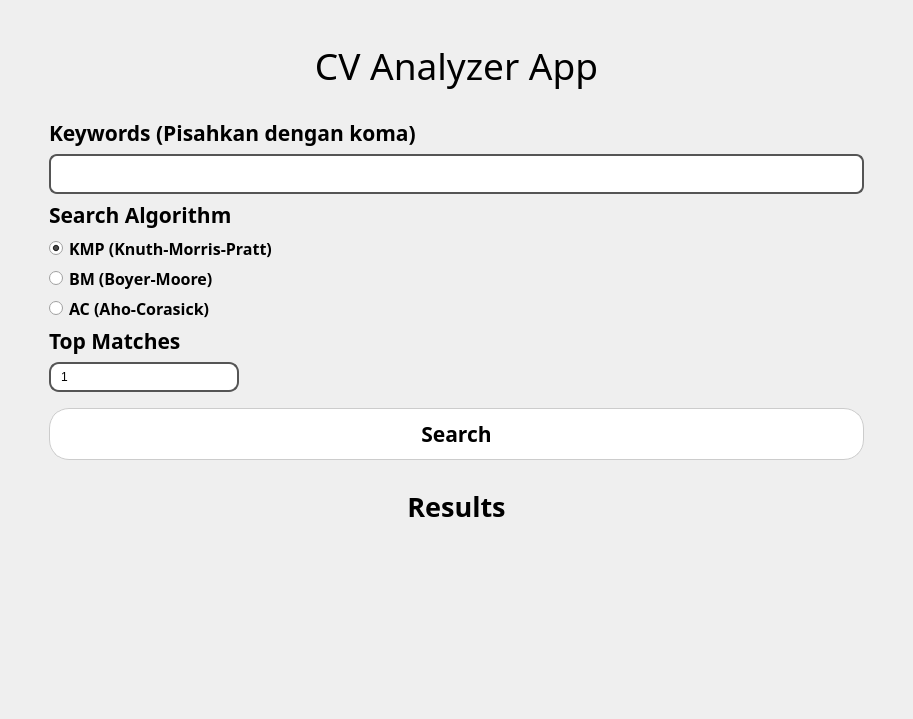
<?xml version="1.0" encoding="UTF-8"?>
<ui version="4.0">
 <class>MainWindow</class>
 <widget class="QMainWindow" name="MainWindow">
  <property name="geometry">
   <rect>
    <x>0</x>
    <y>0</y>
    <width>913</width>
    <height>719</height>
   </rect>
  </property>
  <property name="cursor">
   <cursorShape>ArrowCursor</cursorShape>
  </property>
  <property name="windowTitle">
   <string>MainWindow</string>
  </property>
  <widget class="QWidget" name="centralwidget">
   <layout class="QVBoxLayout" name="verticalLayout">
    <property name="leftMargin">
     <number>40</number>
    </property>
    <property name="rightMargin">
     <number>40</number>
    </property>
    <item>
     <widget class="QScrollArea" name="scrollArea">
      <property name="styleSheet">
       <string notr="true">border: none;</string>
      </property>
      <property name="sizeAdjustPolicy">
       <enum>QAbstractScrollArea::AdjustToContents</enum>
      </property>
      <property name="widgetResizable">
       <bool>true</bool>
      </property>
      <property name="alignment">
       <set>Qt::AlignLeading|Qt::AlignLeft|Qt::AlignVCenter</set>
      </property>
      <widget class="QWidget" name="scrollAreaWidgetContents_2">
       <property name="geometry">
        <rect>
         <x>0</x>
         <y>0</y>
         <width>833</width>
         <height>701</height>
        </rect>
       </property>
       <layout class="QVBoxLayout" name="verticalLayout_2">
        <item>
         <widget class="QLabel" name="label">
          <property name="sizePolicy">
           <sizepolicy hsizetype="Expanding" vsizetype="Preferred">
            <horstretch>0</horstretch>
            <verstretch>0</verstretch>
           </sizepolicy>
          </property>
          <property name="minimumSize">
           <size>
            <width>0</width>
            <height>50</height>
           </size>
          </property>
          <property name="maximumSize">
           <size>
            <width>16777215</width>
            <height>100</height>
           </size>
          </property>
          <property name="font">
           <font>
            <family>Bahnschrift Light</family>
            <pointsize>28</pointsize>
           </font>
          </property>
          <property name="text">
           <string>CV Analyzer App</string>
          </property>
          <property name="alignment">
           <set>Qt::AlignCenter</set>
          </property>
         </widget>
        </item>
        <item>
         <widget class="QLabel" name="label_2">
          <property name="sizePolicy">
           <sizepolicy hsizetype="Preferred" vsizetype="Maximum">
            <horstretch>0</horstretch>
            <verstretch>0</verstretch>
           </sizepolicy>
          </property>
          <property name="maximumSize">
           <size>
            <width>16777215</width>
            <height>30</height>
           </size>
          </property>
          <property name="font">
           <font>
            <family>Bahnschrift SemiBold</family>
            <pointsize>16</pointsize>
            <weight>75</weight>
            <bold>true</bold>
           </font>
          </property>
          <property name="text">
           <string>Keywords (Pisahkan dengan koma)</string>
          </property>
         </widget>
        </item>
        <item>
         <widget class="QPlainTextEdit" name="keywordSearch">
          <property name="sizePolicy">
           <sizepolicy hsizetype="Expanding" vsizetype="Fixed">
            <horstretch>0</horstretch>
            <verstretch>0</verstretch>
           </sizepolicy>
          </property>
          <property name="minimumSize">
           <size>
            <width>300</width>
            <height>40</height>
           </size>
          </property>
          <property name="maximumSize">
           <size>
            <width>1280</width>
            <height>40</height>
           </size>
          </property>
          <property name="font">
           <font>
            <family>Bahnschrift SemiLight</family>
            <pointsize>12</pointsize>
            <weight>50</weight>
            <italic>false</italic>
            <bold>false</bold>
           </font>
          </property>
          <property name="styleSheet">
           <string notr="true">QPlainTextEdit {
    background-color: white;
    border: 2px solid #555;
    border-radius: 8px;
    padding: 6px;
    font-size: 14pt;
    font-family: &quot;&quot;;
	font: 12pt &quot;Bahnschrift SemiLight&quot;;
}</string>
          </property>
          <property name="verticalScrollBarPolicy">
           <enum>Qt::ScrollBarAlwaysOff</enum>
          </property>
          <property name="plainText">
           <string/>
          </property>
          <property name="placeholderText">
           <string>React, Java, etc.</string>
          </property>
         </widget>
        </item>
        <item>
         <widget class="QLabel" name="label_3">
          <property name="sizePolicy">
           <sizepolicy hsizetype="Preferred" vsizetype="Maximum">
            <horstretch>0</horstretch>
            <verstretch>0</verstretch>
           </sizepolicy>
          </property>
          <property name="maximumSize">
           <size>
            <width>16777215</width>
            <height>30</height>
           </size>
          </property>
          <property name="font">
           <font>
            <family>Bahnschrift SemiBold</family>
            <pointsize>16</pointsize>
            <weight>75</weight>
            <bold>true</bold>
           </font>
          </property>
          <property name="text">
           <string>Search Algorithm</string>
          </property>
         </widget>
        </item>
        <item>
         <widget class="QRadioButton" name="radioKMP">
          <property name="font">
           <font>
            <family>Bahnschrift SemiBold</family>
            <pointsize>12</pointsize>
            <weight>75</weight>
            <bold>true</bold>
           </font>
          </property>
          <property name="text">
           <string>KMP (Knuth-Morris-Pratt)</string>
          </property>
          <property name="checked">
           <bool>true</bool>
          </property>
         </widget>
        </item>
        <item>
         <widget class="QRadioButton" name="radioBM">
          <property name="font">
           <font>
            <family>Bahnschrift SemiBold</family>
            <pointsize>12</pointsize>
            <weight>75</weight>
            <bold>true</bold>
           </font>
          </property>
          <property name="text">
           <string>BM (Boyer-Moore)</string>
          </property>
         </widget>
        </item>
        <item>
         <widget class="QRadioButton" name="radioAC">
          <property name="font">
           <font>
            <family>Bahnschrift SemiBold</family>
            <pointsize>12</pointsize>
            <weight>75</weight>
            <bold>true</bold>
           </font>
          </property>
          <property name="text">
           <string>AC (Aho-Corasick)</string>
          </property>
         </widget>
        </item>
        <item>
         <widget class="QLabel" name="label_5">
          <property name="sizePolicy">
           <sizepolicy hsizetype="Preferred" vsizetype="Maximum">
            <horstretch>0</horstretch>
            <verstretch>0</verstretch>
           </sizepolicy>
          </property>
          <property name="maximumSize">
           <size>
            <width>16777215</width>
            <height>30</height>
           </size>
          </property>
          <property name="font">
           <font>
            <family>Bahnschrift SemiBold</family>
            <pointsize>16</pointsize>
            <weight>75</weight>
            <bold>true</bold>
           </font>
          </property>
          <property name="text">
           <string>Top Matches</string>
          </property>
         </widget>
        </item>
        <item>
         <widget class="QSpinBox" name="topMatchesNumber">
          <property name="sizePolicy">
           <sizepolicy hsizetype="Maximum" vsizetype="Fixed">
            <horstretch>0</horstretch>
            <verstretch>0</verstretch>
           </sizepolicy>
          </property>
          <property name="minimumSize">
           <size>
            <width>0</width>
            <height>30</height>
           </size>
          </property>
          <property name="maximumSize">
           <size>
            <width>190</width>
            <height>16777215</height>
           </size>
          </property>
          <property name="styleSheet">
           <string notr="true">QSpinBox {
    border: 2px solid #555;
    border-radius: 10px;
    padding: 2px 8px;
}
QSpinBox::up-button, QSpinBox::down-button {
    subcontrol-origin: border;
    width: 16px;
    border-radius: 0px;
}</string>
          </property>
          <property name="minimum">
           <number>1</number>
          </property>
          <property name="maximum">
           <number>1000</number>
          </property>
         </widget>
        </item>
        <item>
         <spacer name="verticalSpacer_2">
          <property name="orientation">
           <enum>Qt::Vertical</enum>
          </property>
          <property name="sizeType">
           <enum>QSizePolicy::Fixed</enum>
          </property>
          <property name="sizeHint" stdset="0">
           <size>
            <width>20</width>
            <height>10</height>
           </size>
          </property>
         </spacer>
        </item>
        <item>
         <widget class="QPushButton" name="searchButton">
          <property name="sizePolicy">
           <sizepolicy hsizetype="Maximum" vsizetype="Fixed">
            <horstretch>0</horstretch>
            <verstretch>0</verstretch>
           </sizepolicy>
          </property>
          <property name="minimumSize">
           <size>
            <width>300</width>
            <height>0</height>
           </size>
          </property>
          <property name="maximumSize">
           <size>
            <width>20000</width>
            <height>16777215</height>
           </size>
          </property>
          <property name="font">
           <font>
            <family>Bahnschrift SemiBold</family>
            <pointsize>16</pointsize>
            <weight>75</weight>
            <bold>true</bold>
           </font>
          </property>
          <property name="styleSheet">
           <string notr="true">QPushButton {
    background-color: white;
    color: black;
    border: 1px solid #ccc;
    border-radius: 20px;  /* Adjust based on button size */
    padding: 10px 20px;
}

QPushButton:hover {
    background-color: #f0f0f0;
}</string>
          </property>
          <property name="text">
           <string>Search</string>
          </property>
         </widget>
        </item>
        <item>
         <spacer name="verticalSpacer">
          <property name="orientation">
           <enum>Qt::Vertical</enum>
          </property>
          <property name="sizeType">
           <enum>QSizePolicy::Fixed</enum>
          </property>
          <property name="sizeHint" stdset="0">
           <size>
            <width>20</width>
            <height>20</height>
           </size>
          </property>
         </spacer>
        </item>
        <item>
         <widget class="QLabel" name="label_6">
          <property name="sizePolicy">
           <sizepolicy hsizetype="Expanding" vsizetype="Fixed">
            <horstretch>0</horstretch>
            <verstretch>0</verstretch>
           </sizepolicy>
          </property>
          <property name="minimumSize">
           <size>
            <width>0</width>
            <height>40</height>
           </size>
          </property>
          <property name="font">
           <font>
            <family>Bahnschrift SemiBold</family>
            <pointsize>20</pointsize>
            <weight>75</weight>
            <bold>true</bold>
           </font>
          </property>
          <property name="text">
           <string>Results</string>
          </property>
          <property name="alignment">
           <set>Qt::AlignCenter</set>
          </property>
         </widget>
        </item>
        <item>
         <widget class="QLabel" name="searchResultData">
          <property name="sizePolicy">
           <sizepolicy hsizetype="Preferred" vsizetype="Minimum">
            <horstretch>0</horstretch>
            <verstretch>0</verstretch>
           </sizepolicy>
          </property>
          <property name="minimumSize">
           <size>
            <width>0</width>
            <height>70</height>
           </size>
          </property>
          <property name="maximumSize">
           <size>
            <width>16777215</width>
            <height>30</height>
           </size>
          </property>
          <property name="font">
           <font>
            <pointsize>12</pointsize>
           </font>
          </property>
          <property name="styleSheet">
           <string notr="true">color: #555555</string>
          </property>
          <property name="text">
           <string/>
          </property>
          <property name="alignment">
           <set>Qt::AlignCenter</set>
          </property>
         </widget>
        </item>
        <item>
         <widget class="QWidget" name="searchResult" native="true">
          <property name="sizePolicy">
           <sizepolicy hsizetype="Preferred" vsizetype="Preferred">
            <horstretch>0</horstretch>
            <verstretch>0</verstretch>
           </sizepolicy>
          </property>
          <layout class="QGridLayout" name="gridLayout">
           <property name="spacing">
            <number>10</number>
           </property>
          </layout>
         </widget>
        </item>
       </layout>
      </widget>
     </widget>
    </item>
   </layout>
  </widget>
 </widget>
 <resources/>
 <connections/>
</ui>
